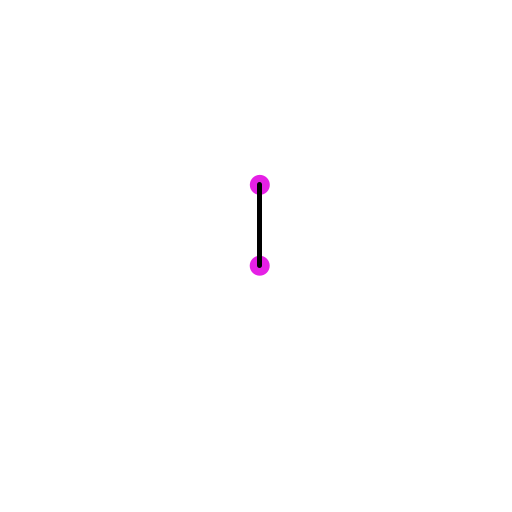
Frame 1 (no input)
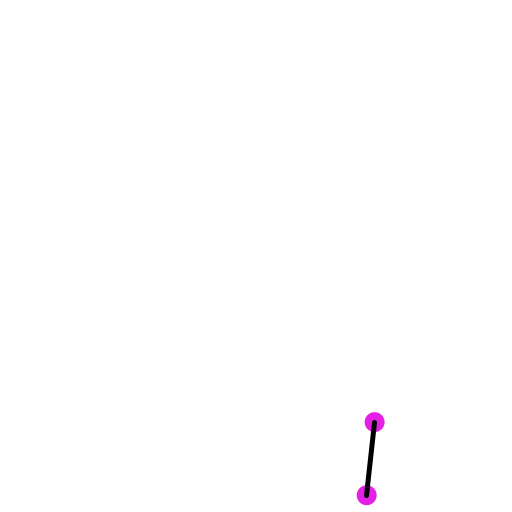
Frame 60 (the mouse pressed at the canvas centre just before this capture)
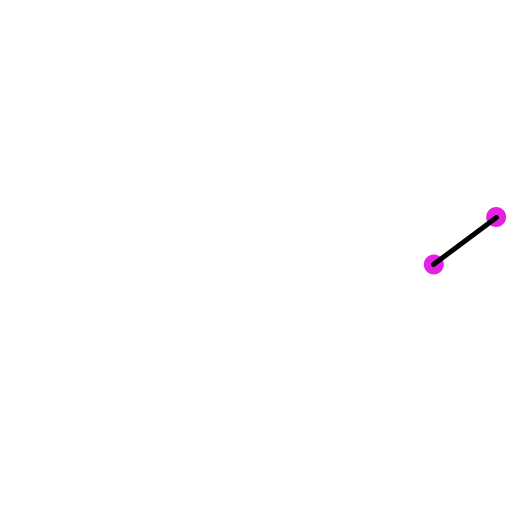
Frame 120 (the mouse held since frame 60 and released just before this capture)

The Processing sketch that drew these frames (run headless with seeded random() and noise(); from frame 60 on, the mouse is pressed at the canvas centre):

// Processing sketch: collisions
// ── collisions.pde
Box[][] grid;
Stick stick;

void setup() {
  size(512, 512);
  grid = generateGrid(1, 1);

  int stickLen = 80;
  Ball b1 = new Ball(width / 2, height / 2, 10, color(229, 32, 229), new PVector(width, height));
  Ball b2 = new Ball(width / 2, height / 2 - stickLen, 10, color(229, 32, 229), new PVector(width, height));
  stick = new Stick(b1, b2);
}

void draw() {
  background(255);
  stick.update();
  stick.draw();
}

void drawGrid() {
  background(255);
  for (Box[] column : grid) {
    for (Box box: column) {
      box.draw();
    }
  }
}

Box[][] generateGrid(int rows, int columns) {
  Box[][] grid = new Box[rows][columns];
  float itemWidth = width / columns;
  float itemHeight = height / rows;
  float y = 0;

  for (int row = 0; row < rows ; row++, y += itemHeight) {
    float x = 0;
    for (int col = 0; col < columns; col++, x+= itemWidth) {
      grid[row][col] = new Box(x, y, itemWidth, itemHeight, floor(random(10, 20)));
    }
  }

  return grid;
}

// ── Ball.pde
public class Ball {

  PVector box;
  PVector position;
  PVector oldPosition;
  PVector nudge;
  color c;
  float radius;

  public Ball (float x, float y, float radius, color c, PVector box) {
    position = new PVector(x, y);
    oldPosition = position.get();
    this.box = box;
    this.c = c;
    this.radius = radius;

    nudge = new PVector(random(1, 5), random(1, 5));
    position.add(nudge);
  }

  public Ball (float radius, color c, PVector box) {
    this(random(box.x), random(box.y), radius, c, box);
  }

  public Ball (PVector box) {
    this(random(box.x), random(box.y), 25, color(255, 0, 0), box);
  }

  public void draw() {
    noStroke();
    fill(c);
    ellipse(position.x, position.y, radius * 2, radius * 2);
  }

  public void move() {
    PVector temp = position.get();
    position.x += (position.x - oldPosition.x);
    position.y += (position.y - oldPosition.y);

    oldPosition.set(temp);
    bounce();
  }

  private void bounce() {
    if (position.x <= radius) {
      position.x = radius;
      oldPosition.x = position.x;
      position.x += nudge.x;
    }
    else if (position.x >= (box.x - radius)) {
      position.x = box.x - radius;
      oldPosition.x = position.x;
      position.x -= nudge.x;
    }
    if (position.y <= radius) {
      position.y = radius;
      oldPosition.y = position.y;
      position.y += nudge.y;
    }
    else if (position.y >= (box.y - radius)) {
      position.y = box.y - radius;
      oldPosition.y = position.y;
      position.y -= nudge.y;
    }
  }

}

// ── Box.pde
public class Box {
  private Ball[] balls;
  private PVector position;
  private PVector size;

  public Box (float x, float y, float w, float h, int ballsCount) {
    this.position = new PVector(x, y);
    this.size = new PVector(w, h);
    balls = generateBalls(ballsCount);
  }

  public void draw() {
    pushMatrix();
    translate(position.x, position.y);    

    fill(5, 15, 92);
    strokeWeight(2);
    stroke(166, 105, 156);
    rect(0, 0, size.x, size.y);
    noStroke();

    drawBalls();
    popMatrix();
  }
  
  private void drawBalls() {
    for (Ball ball : balls) {
      ball.draw();
      ball.move();
    }
  }

  private Ball[] generateBalls(int ballsCount) {
    Ball[] balls = new Ball[ballsCount];

    for (int i = 0; i < ballsCount; ++i) {
      balls[i] = new Ball(random(1, 5), color(229, 32, 229), size);
    }

    return balls;
  }

}

// ── Stick.pde
class Stick {
  Ball b1, b2;
  float r;

  Stick(Ball b1, Ball b2) {
    this.b1 = b1;
    this.b2 = b2;
    r = b1.position.dist(b2.position);
  }

  void draw() {
    b1.draw();
    b2.draw();

    stroke(0);
    strokeWeight(5);

    line(b1.position.x, b1.position.y, b2.position.x, b2.position.y);
  }

  void update() {
    b1.move();
    b2.move();
    constrainLength();
  }

  void constrainLength() {
    float k = 0.1;
    PVector delta = PVector.sub(b2.position, b1.position);

    float deltaLength = delta.mag();
    float d = ((deltaLength - r) / deltaLength);

    b1.position.x += delta.x * k * d/2;
    b1.position.y += delta.y * k * d/2;

    b2.position.x -= delta.x * k * d/2;
    b2.position.y -= delta.y * k * d/2;
  }
}
